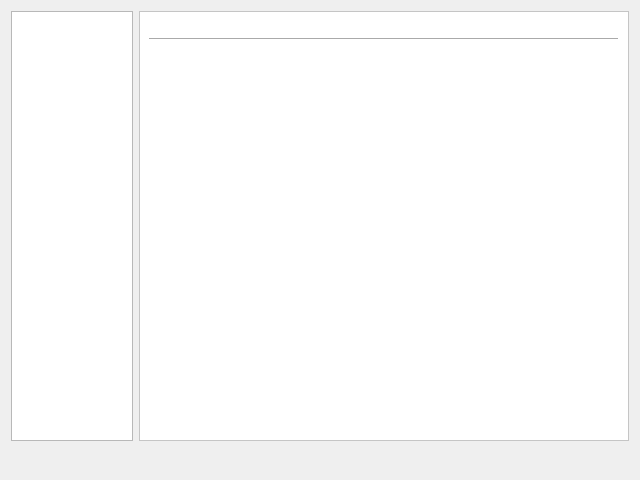
<?xml version="1.0" encoding="UTF-8"?>
<ui version="4.0">
 <class>DetailsWindow</class>
 <widget class="QDialog" name="DetailsWindow">
  <property name="geometry">
   <rect>
    <x>0</x>
    <y>0</y>
    <width>640</width>
    <height>480</height>
   </rect>
  </property>
  <property name="windowTitle">
   <string>Dialog</string>
  </property>
  <layout class="QVBoxLayout" name="verticalLayout_7">
   <item>
    <layout class="QVBoxLayout" name="verticalLayout_6">
     <item>
      <layout class="QHBoxLayout" name="horizontalLayout_6" stretch="1,4">
       <item>
        <widget class="QScrollArea" name="scrollArea_2">
         <property name="frameShape">
          <enum>QFrame::NoFrame</enum>
         </property>
         <property name="horizontalScrollBarPolicy">
          <enum>Qt::ScrollBarAlwaysOff</enum>
         </property>
         <property name="widgetResizable">
          <bool>true</bool>
         </property>
         <widget class="QWidget" name="scrollAreaWidgetContents_3">
          <property name="geometry">
           <rect>
            <x>0</x>
            <y>0</y>
            <width>122</width>
            <height>426</height>
           </rect>
          </property>
          <layout class="QVBoxLayout" name="verticalLayout_3">
           <property name="spacing">
            <number>6</number>
           </property>
           <property name="leftMargin">
            <number>0</number>
           </property>
           <property name="topMargin">
            <number>0</number>
           </property>
           <property name="rightMargin">
            <number>0</number>
           </property>
           <property name="bottomMargin">
            <number>0</number>
           </property>
           <item>
            <widget class="QListWidget" name="indexList">
             <property name="font">
              <font>
               <pointsize>12</pointsize>
              </font>
             </property>
            </widget>
           </item>
          </layout>
         </widget>
        </widget>
       </item>
       <item>
        <widget class="QScrollArea" name="scrollArea">
         <property name="styleSheet">
          <string notr="true">background-color: rgb(255, 255, 255);</string>
         </property>
         <property name="frameShape">
          <enum>QFrame::StyledPanel</enum>
         </property>
         <property name="frameShadow">
          <enum>QFrame::Plain</enum>
         </property>
         <property name="horizontalScrollBarPolicy">
          <enum>Qt::ScrollBarAlwaysOff</enum>
         </property>
         <property name="widgetResizable">
          <bool>true</bool>
         </property>
         <widget class="QWidget" name="scrollAreaWidgetContents">
          <property name="geometry">
           <rect>
            <x>0</x>
            <y>0</y>
            <width>488</width>
            <height>424</height>
           </rect>
          </property>
          <layout class="QVBoxLayout" name="verticalLayout">
           <property name="spacing">
            <number>0</number>
           </property>
           <property name="leftMargin">
            <number>0</number>
           </property>
           <property name="topMargin">
            <number>0</number>
           </property>
           <property name="rightMargin">
            <number>0</number>
           </property>
           <property name="bottomMargin">
            <number>0</number>
           </property>
           <item>
            <widget class="QFrame" name="mainArea">
             <property name="frameShape">
              <enum>QFrame::NoFrame</enum>
             </property>
             <property name="frameShadow">
              <enum>QFrame::Plain</enum>
             </property>
             <layout class="QVBoxLayout" name="verticalLayout_2">
              <property name="spacing">
               <number>0</number>
              </property>
              <item>
               <widget class="Line" name="line">
                <property name="enabled">
                 <bool>true</bool>
                </property>
                <property name="sizePolicy">
                 <sizepolicy hsizetype="Minimum" vsizetype="Fixed">
                  <horstretch>0</horstretch>
                  <verstretch>0</verstretch>
                 </sizepolicy>
                </property>
                <property name="minimumSize">
                 <size>
                  <width>0</width>
                  <height>35</height>
                 </size>
                </property>
                <property name="styleSheet">
                 <string notr="true"/>
                </property>
                <property name="frameShadow">
                 <enum>QFrame::Raised</enum>
                </property>
                <property name="orientation">
                 <enum>Qt::Horizontal</enum>
                </property>
               </widget>
              </item>
              <item>
               <spacer name="verticalSpacer">
                <property name="orientation">
                 <enum>Qt::Vertical</enum>
                </property>
                <property name="sizeHint" stdset="0">
                 <size>
                  <width>20</width>
                  <height>40</height>
                 </size>
                </property>
               </spacer>
              </item>
             </layout>
            </widget>
           </item>
          </layout>
         </widget>
        </widget>
       </item>
      </layout>
     </item>
     <item>
      <layout class="QHBoxLayout" name="horizontalLayout_8">
       <item>
        <spacer name="horizontalSpacer">
         <property name="orientation">
          <enum>Qt::Horizontal</enum>
         </property>
         <property name="sizeHint" stdset="0">
          <size>
           <width>40</width>
           <height>20</height>
          </size>
         </property>
        </spacer>
       </item>
       <item>
        <widget class="QPushButton" name="previousButton">
         <property name="text">
          <string/>
         </property>
         <property name="icon">
          <iconset resource="resources.qrc">
           <normaloff>:/icons/icons/arrow_left.png</normaloff>:/icons/icons/arrow_left.png</iconset>
         </property>
         <property name="flat">
          <bool>true</bool>
         </property>
        </widget>
       </item>
       <item>
        <widget class="QPushButton" name="nextButton">
         <property name="text">
          <string/>
         </property>
         <property name="icon">
          <iconset resource="resources.qrc">
           <normaloff>:/icons/icons/arrow_right.png</normaloff>:/icons/icons/arrow_right.png</iconset>
         </property>
         <property name="flat">
          <bool>true</bool>
         </property>
        </widget>
       </item>
      </layout>
     </item>
    </layout>
   </item>
  </layout>
 </widget>
 <resources>
  <include location="resources.qrc"/>
 </resources>
 <connections/>
</ui>
